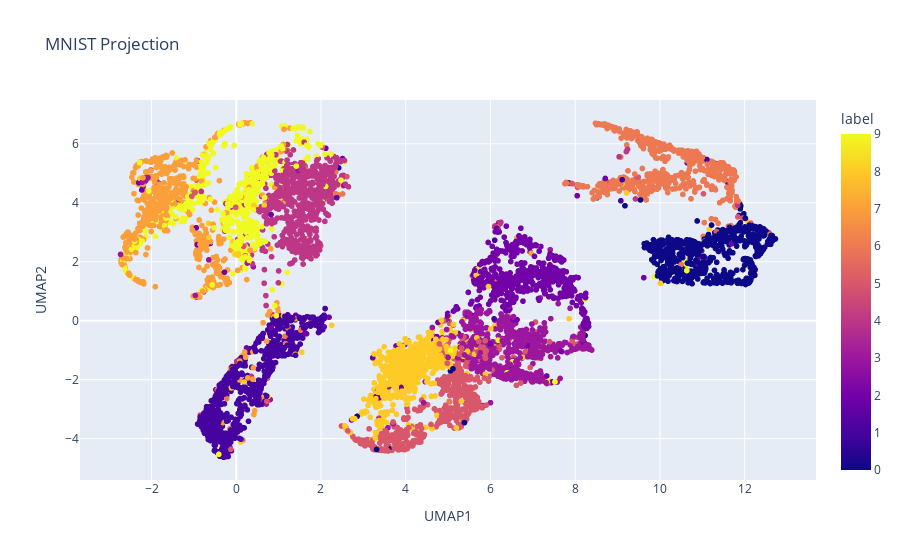

Notebook source saved alongside this figure:
### Code cell
os.environ["LOKY_MAX_CPU_COUNT"] = "8"  # Replace 8 with your number of physical cores
umap_2d = umap.UMAP(n_components=2,random_state=42)
X_umap_2d = umap_2d.fit_transform(X_train)
df_2d = pd.DataFrame({
    'UMAP1': X_umap_2d[:, 0], 
    'UMAP2': X_umap_2d[:, 1],
    'label': Y_train
})

fig2d = px.scatter(
    df_2d, x='UMAP1', y='UMAP2', color='label',
    title='MNIST Projection',
    labels={'species': 'Species'}
)
fig2d.show()

### Figure 1 — Plotly figure (JSON) as saved in the notebook; plotly's stock layout.template omitted (floating-point values rounded to 4 significant figures; data arrays with more than 128 entries replaced by an {"elided": "..."} marker saying what was removed)
{"data": [{"hovertemplate": "UMAP1=%{x}<br>UMAP2=%{y}<br>label=%{marker.color}<extra></extra>", "legendgroup": "", "marker": {"color": {"elided": "7000 int values"}, "coloraxis": "coloraxis", "symbol": "circle"}, "mode": "markers", "name": "", "showlegend": false, "type": "scattergl", "x": {"elided": "7000 float values"}, "xaxis": "x", "y": {"elided": "7000 float values"}, "yaxis": "y"}], "layout": {"coloraxis": {"colorbar": {"title": {"text": "label"}}, "colorscale": [[0, "#0d0887"], [0.1111, "#46039f"], [0.2222, "#7201a8"], [0.3333, "#9c179e"], [0.4444, "#bd3786"], [0.5556, "#d8576b"], [0.6667, "#ed7953"], [0.7778, "#fb9f3a"], [0.8889, "#fdca26"], [1, "#f0f921"]]}, "legend": {"tracegroupgap": 0}, "title": {"text": "MNIST Projection"}, "xaxis": {"anchor": "y", "domain": [0, 1], "title": {"text": "UMAP1"}}, "yaxis": {"anchor": "x", "domain": [0, 1], "title": {"text": "UMAP2"}}}}
